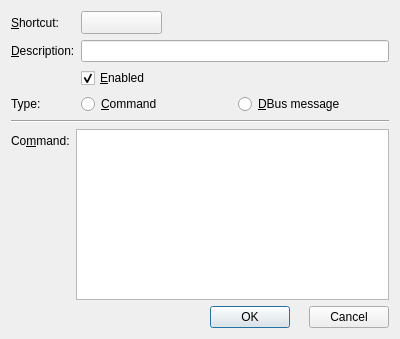
<?xml version="1.0" encoding="UTF-8"?>
<ui version="4.0">
 <class>EditActionDialog</class>
 <widget class="QDialog" name="EditActionDialog">
  <property name="geometry">
   <rect>
    <x>0</x>
    <y>0</y>
    <width>400</width>
    <height>339</height>
   </rect>
  </property>
  <property name="windowTitle">
   <string>Edit Action</string>
  </property>
  <layout class="QGridLayout" name="gridLayout">
   <item row="0" column="0">
    <layout class="QFormLayout" name="formLayout">
     <property name="fieldGrowthPolicy">
      <enum>QFormLayout::AllNonFixedFieldsGrow</enum>
     </property>
     <property name="horizontalSpacing">
      <number>6</number>
     </property>
     <property name="verticalSpacing">
      <number>6</number>
     </property>
     <item row="0" column="0">
      <widget class="QLabel" name="shortcut_L">
       <property name="text">
        <string>&amp;Shortcut:</string>
       </property>
       <property name="buddy">
        <cstring>shortcut_SS</cstring>
       </property>
      </widget>
     </item>
     <item row="0" column="1">
      <layout class="QHBoxLayout" name="horizontalLayout_2">
       <property name="spacing">
        <number>0</number>
       </property>
       <item>
        <widget class="ShortcutSelector" name="shortcut_SS">
         <property name="minimumSize">
          <size>
           <width>81</width>
           <height>0</height>
          </size>
         </property>
         <property name="text">
          <string/>
         </property>
        </widget>
       </item>
       <item>
        <spacer name="horizontalSpacer">
         <property name="orientation">
          <enum>Qt::Horizontal</enum>
         </property>
         <property name="sizeHint" stdset="0">
          <size>
           <width>40</width>
           <height>20</height>
          </size>
         </property>
        </spacer>
       </item>
      </layout>
     </item>
     <item row="1" column="0">
      <widget class="QLabel" name="description_L">
       <property name="text">
        <string>&amp;Description:</string>
       </property>
       <property name="buddy">
        <cstring>description_LE</cstring>
       </property>
      </widget>
     </item>
     <item row="1" column="1">
      <widget class="QLineEdit" name="description_LE"/>
     </item>
     <item row="2" column="1">
      <widget class="QCheckBox" name="enabled_CB">
       <property name="text">
        <string>&amp;Enabled</string>
       </property>
       <property name="checked">
        <bool>true</bool>
       </property>
      </widget>
     </item>
     <item row="3" column="1">
      <layout class="QHBoxLayout" name="horizontalLayout_3">
       <property name="spacing">
        <number>6</number>
       </property>
       <item>
        <widget class="QRadioButton" name="command_RB">
         <property name="text">
          <string>&amp;Command</string>
         </property>
        </widget>
       </item>
       <item>
        <widget class="QRadioButton" name="dbus_method_RB">
         <property name="text">
          <string>&amp;DBus message</string>
         </property>
        </widget>
       </item>
      </layout>
     </item>
     <item row="3" column="0">
      <widget class="QLabel" name="type_L">
       <property name="text">
        <string>Type:</string>
       </property>
      </widget>
     </item>
    </layout>
   </item>
   <item row="1" column="0">
    <widget class="Line" name="line">
     <property name="orientation">
      <enum>Qt::Horizontal</enum>
     </property>
    </widget>
   </item>
   <item row="2" column="0">
    <widget class="QStackedWidget" name="action_SW">
     <property name="currentIndex">
      <number>0</number>
     </property>
     <widget class="QWidget" name="command_P">
      <layout class="QVBoxLayout" name="verticalLayout_2">
       <property name="spacing">
        <number>0</number>
       </property>
       <property name="leftMargin">
        <number>0</number>
       </property>
       <property name="topMargin">
        <number>0</number>
       </property>
       <property name="rightMargin">
        <number>0</number>
       </property>
       <property name="bottomMargin">
        <number>0</number>
       </property>
       <item>
        <layout class="QFormLayout" name="formLayout_3">
         <property name="horizontalSpacing">
          <number>6</number>
         </property>
         <property name="verticalSpacing">
          <number>0</number>
         </property>
         <item row="0" column="0">
          <widget class="QLabel" name="command_L">
           <property name="text">
            <string>Co&amp;mmand:</string>
           </property>
           <property name="buddy">
            <cstring>command_PTE</cstring>
           </property>
          </widget>
         </item>
         <item row="0" column="1">
          <widget class="QPlainTextEdit" name="command_PTE"/>
         </item>
        </layout>
       </item>
      </layout>
     </widget>
     <widget class="QWidget" name="dbus_method_P">
      <layout class="QVBoxLayout" name="verticalLayout_3">
       <property name="spacing">
        <number>0</number>
       </property>
       <property name="leftMargin">
        <number>0</number>
       </property>
       <property name="topMargin">
        <number>0</number>
       </property>
       <property name="rightMargin">
        <number>0</number>
       </property>
       <property name="bottomMargin">
        <number>0</number>
       </property>
       <item>
        <layout class="QFormLayout" name="formLayout_2">
         <property name="horizontalSpacing">
          <number>6</number>
         </property>
         <property name="verticalSpacing">
          <number>6</number>
         </property>
         <item row="0" column="0">
          <widget class="QLabel" name="service_L">
           <property name="text">
            <string>S&amp;ervice:</string>
           </property>
           <property name="buddy">
            <cstring>service_LE</cstring>
           </property>
          </widget>
         </item>
         <item row="0" column="1">
          <widget class="QLineEdit" name="service_LE"/>
         </item>
         <item row="1" column="0">
          <widget class="QLabel" name="path_L">
           <property name="text">
            <string>&amp;Path:</string>
           </property>
           <property name="buddy">
            <cstring>path_LE</cstring>
           </property>
          </widget>
         </item>
         <item row="1" column="1">
          <widget class="QLineEdit" name="path_LE"/>
         </item>
         <item row="2" column="0">
          <widget class="QLabel" name="interface_L">
           <property name="text">
            <string>&amp;Interface:</string>
           </property>
           <property name="buddy">
            <cstring>interface_LE</cstring>
           </property>
          </widget>
         </item>
         <item row="2" column="1">
          <widget class="QLineEdit" name="interface_LE"/>
         </item>
         <item row="3" column="0">
          <widget class="QLabel" name="method_L">
           <property name="text">
            <string>&amp;Method:</string>
           </property>
           <property name="buddy">
            <cstring>method_LE</cstring>
           </property>
          </widget>
         </item>
         <item row="3" column="1">
          <widget class="QLineEdit" name="method_LE"/>
         </item>
        </layout>
       </item>
      </layout>
     </widget>
    </widget>
   </item>
   <item row="3" column="0">
    <layout class="QHBoxLayout" name="horizontalLayout">
     <item>
      <spacer name="horizontalSpacer_2">
       <property name="orientation">
        <enum>Qt::Horizontal</enum>
       </property>
       <property name="sizeHint" stdset="0">
        <size>
         <width>40</width>
         <height>20</height>
        </size>
       </property>
      </spacer>
     </item>
     <item>
      <spacer name="horizontalSpacer_3">
       <property name="orientation">
        <enum>Qt::Horizontal</enum>
       </property>
       <property name="sizeHint" stdset="0">
        <size>
         <width>40</width>
         <height>20</height>
        </size>
       </property>
      </spacer>
     </item>
     <item>
      <widget class="QDialogButtonBox" name="buttonBox_1">
       <property name="orientation">
        <enum>Qt::Horizontal</enum>
       </property>
       <property name="standardButtons">
        <set>QDialogButtonBox::Ok</set>
       </property>
      </widget>
     </item>
     <item>
      <widget class="QDialogButtonBox" name="buttonBox_2">
       <property name="orientation">
        <enum>Qt::Horizontal</enum>
       </property>
       <property name="standardButtons">
        <set>QDialogButtonBox::Cancel</set>
       </property>
      </widget>
     </item>
    </layout>
   </item>
  </layout>
 </widget>
 <customwidgets>
  <customwidget>
   <class>ShortcutSelector</class>
   <extends>QToolButton</extends>
   <header>shortcut_selector.h</header>
  </customwidget>
 </customwidgets>
 <tabstops>
  <tabstop>shortcut_SS</tabstop>
  <tabstop>description_LE</tabstop>
  <tabstop>enabled_CB</tabstop>
  <tabstop>command_RB</tabstop>
  <tabstop>dbus_method_RB</tabstop>
  <tabstop>command_PTE</tabstop>
  <tabstop>service_LE</tabstop>
  <tabstop>path_LE</tabstop>
  <tabstop>interface_LE</tabstop>
  <tabstop>method_LE</tabstop>
  <tabstop>buttonBox_1</tabstop>
 </tabstops>
 <resources/>
 <connections>
  <connection>
   <sender>buttonBox_1</sender>
   <signal>accepted()</signal>
   <receiver>EditActionDialog</receiver>
   <slot>accept()</slot>
   <hints>
    <hint type="sourcelabel">
     <x>248</x>
     <y>254</y>
    </hint>
    <hint type="destinationlabel">
     <x>157</x>
     <y>274</y>
    </hint>
   </hints>
  </connection>
  <connection>
   <sender>buttonBox_1</sender>
   <signal>rejected()</signal>
   <receiver>EditActionDialog</receiver>
   <slot>reject()</slot>
   <hints>
    <hint type="sourcelabel">
     <x>316</x>
     <y>260</y>
    </hint>
    <hint type="destinationlabel">
     <x>286</x>
     <y>274</y>
    </hint>
   </hints>
  </connection>
 </connections>
</ui>
